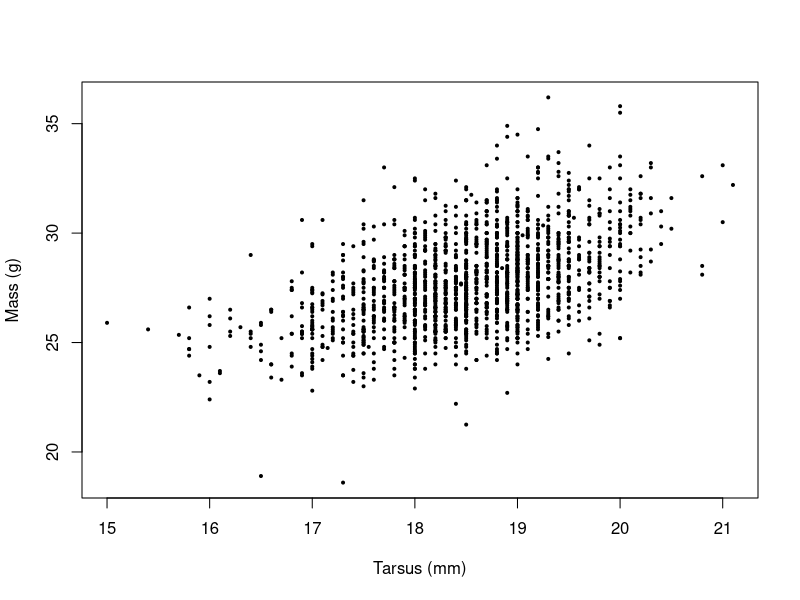
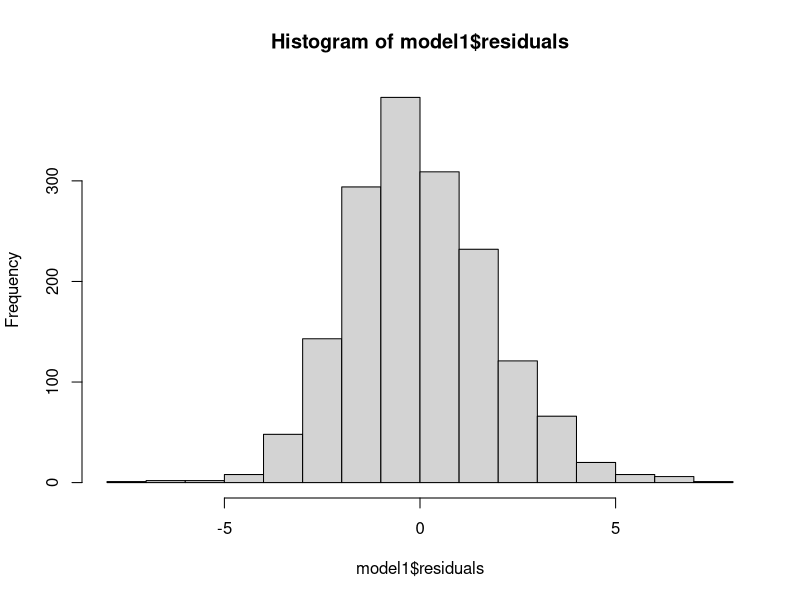
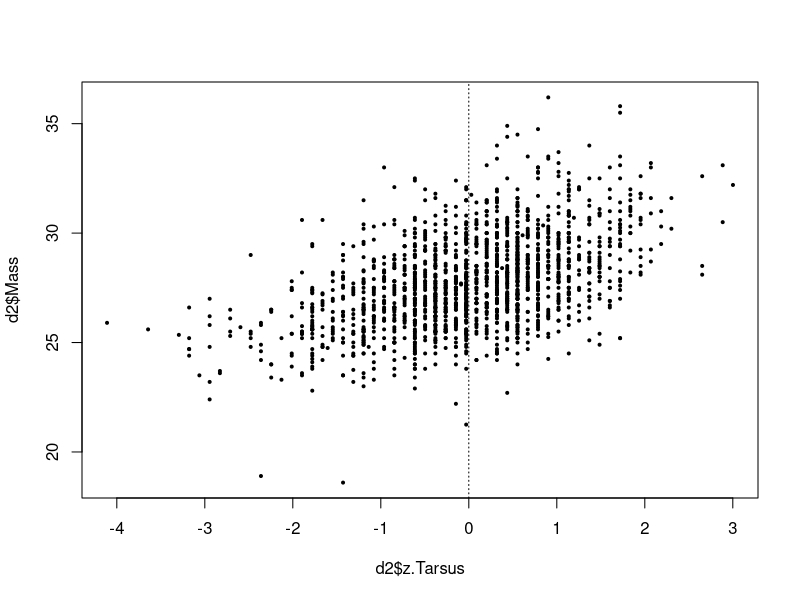

Reproduce these figures in R, in order. (Note: this script raises an error after producing the figures.)
#!/usr/bin/Rscript
# Author - Jacob Griffiths, jacob.griffiths18@imperial.ac.uk
# Date - Dec 2018

# Stats with sparrows 10
rm(list=ls())

d <- read.table("../Data/SparrowSize.txt", header=TRUE)

# t-tests can be used to see if a calculated slope is different from 0
# Data can be standardised (e.g. z-transform) so the intercept becomes meaningful (mean of y)
plot(d$Mass~d$Tarsus, ylab="Mass (g)", xlab="Tarsus (mm)", pch=19, cex=0.4)
# From this plot, the slope and intercept and can guesstimated by looking at it
# yi = b0 +b1xi + epsiloni
# yi = 5 + 1.6xi + epsiloni
# The spread of the data is the ERROR (epsilon)
# There is one error term/residual for each observation (how far point is from actual line)

d1 <- subset(d, d$Mass!="NA")
d2 <- subset(d1, d1$Tarsus!="NA")
length(d2$Tarsus)

model1 <- lm(Mass~Tarsus, data=d2)
summary(model1) #1644 obs, 1642 df, due to 2 parameter estimations
# the R^2 is 0.23, this means 23% of the variance in mass is explained by variation in tarsus
# If R^2 equalled 1, you'd see a straight line:
hist(model1$residuals)

# With z-scores of Tarsus
d2$z.Tarsus <- scale(d2$Tarsus) #scale standardises
model3 <- lm(Mass~z.Tarsus, data=d2)
summary(model3)
plot(d2$Mass~d2$z.Tarsus, pch=19, cex=0.4)
abline(v = 0, lty = "dotted")

# What does the slope mean now?
d$Sex <- as.numeric(d$Sex)
par(mfrow = c(1,2))
plot(d$Wing ~ d$Sex.1, ylab="Wing(mm)")
plot(d$Wing ~ d$Sex, xlab="Sex", xlim=c(-0.1,1.1), ylab="")
abline(lm(d$Wing ~ d$Sex), lwd=2)
text(0.15, 76, "intercept")
text(0.9, 77.5, "slope", col="red")

# t-test for linear models
d4 <- subset(d, d$Wing!="NA")
m4 <- lm(Wing~Sex, data=d4)
t4 <- t.test(d4$Wing~d4$Sex, var.equal=TRUE)
summary(m4)
t4

# Are the residuals normally distributed?
par(mfrow=c(2,2))
plot(model3)
# top-left should show no pattern, top-right should be a stright line (standardised residuals)

par(mfrow=c(2,2))
plot(m4)
